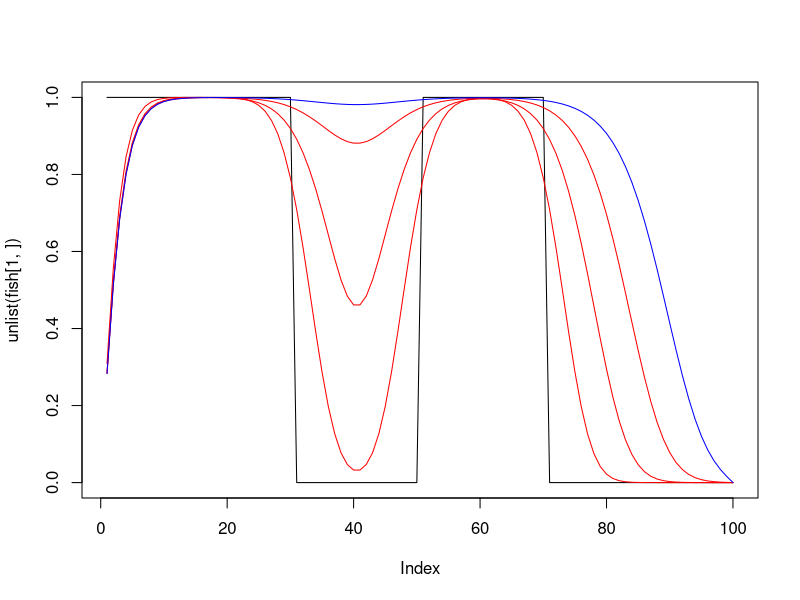

Generate this figure with R:
rm(list=ls())


fish = read.csv("meshDean.txt", head = F, sep = "\t")


plot(unlist(fish[1,]), type = "l")
matplot(unlist(fish[nrow(fish)/4, ]), type = "l", col = "red", add=T)
matplot(unlist(fish[nrow(fish)/2, ]), type = "l", col = "red", add=T)
matplot(unlist(fish[3*nrow(fish)/4, ]), type = "l", col = "red", add=T)
matplot(unlist(fish[nrow(fish), ]), type = "l", col = "blue", add=T)
